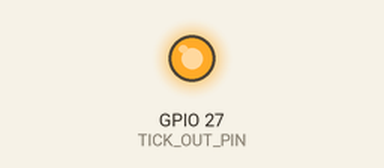
Recording of a sketch running on a simulated ESP32. On the bench: output pins drawn as LEDs (lit = HIGH). What the sketch prints to the serial monitor is not drawn. At 0.1 s the program puts the board to deep sleep or switches it off; the recording ends there.

Above: at 0.05 s.
Timing chart, 0 to 0.1 s (numbered marks = the images above):
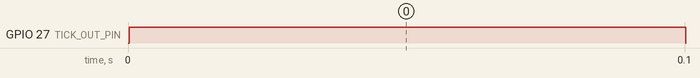

Measured:
- by itself, GPIO 27 (TICK_OUT_PIN): LOW → HIGH at 0.00 s, → LOW 0.10 s later

The sketch:

TX_OFF_1201.ino
```cpp
// TX_OFF_1201.ino
// BLE/OFFの被測定体。BLEを起動せず、GPIO27で1HzのTICKパルスを出したら直ちにDeep Sleepに入る。
// 次のパルスもタイマ復帰で実行される（毎回リブートされるが、TXSDはTICKを数えるだけなので問題なし）。
// 配線: TICK_OUT=27 -> TXSD TICK_IN=33。BLE/ Wi-Fiは使わない。

#include <Arduino.h>
#include "esp_sleep.h"

// ユーザ設定
static const uint32_t TICK_INTERVAL_MS = 1000; // 次パルスまでの間隔
static const uint32_t TICK_PULSE_MS    = 100;  // パルス幅
static const int TICK_OUT_PIN = 27;
static const long UART_BAUD = 115200;  // デバッグ用（任意）

void pulseTick(){
  digitalWrite(TICK_OUT_PIN, HIGH);
  delay(TICK_PULSE_MS);
  digitalWrite(TICK_OUT_PIN, LOW);
}

void setup(){
  Serial.begin(UART_BAUD);
  pinMode(TICK_OUT_PIN, OUTPUT);
  digitalWrite(TICK_OUT_PIN, LOW);

  // デバッグ表示（sleep直前まで出力可能）
  Serial.println("[TX-OFF] wake, emit TICK then deep sleep");

  // TICKパルスを1回だけ出力
  pulseTick();

  // 次の起床タイマをセットしてDeep Sleepへ
  uint64_t sleep_us = (TICK_INTERVAL_MS - TICK_PULSE_MS) * 1000ULL;
  if (sleep_us < 1000) sleep_us = 1000; // ガード
  esp_sleep_enable_timer_wakeup(sleep_us);
  Serial.flush();
  esp_deep_sleep_start();
}

void loop(){
  // 実行されない（deep sleep運用）
}
```
